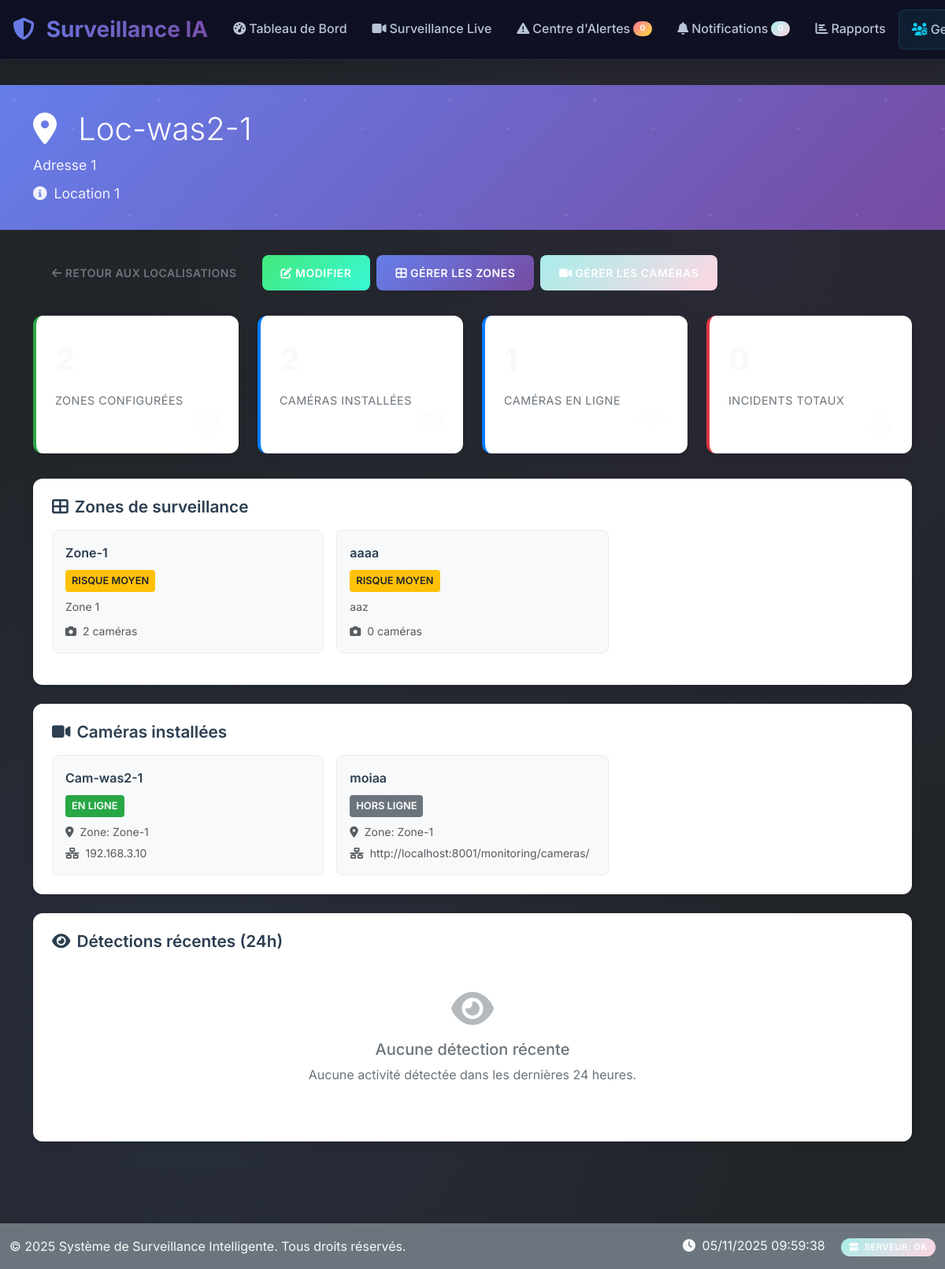
The app's page /monitoring/locations/13/ (signed in) with its own data.
### monitoring/models.py (models this page shows, shortened)
class Location(models.Model):
    company = models.ForeignKey('companies.Company', on_delete=models.CASCADE, related_name='locations', verbose_name="Entreprise", null=True, blank=True)
    subcompany = models.ForeignKey('companies.SubCompany', on_delete=models.CASCADE, related_name='locations', verbose_name="Sous-entreprise", null=True, blank=True)
    name = models.CharField(max_length=200, verbose_name="Nom du lieu")
    address = models.TextField(verbose_name="Adresse")
    description = models.TextField(blank=True, verbose_name="Description")
    created_at = models.DateTimeField(auto_now_add=True)
    is_active = models.BooleanField(default=True)
    class Meta:
        verbose_name = "Lieu"
        verbose_name_plural = "Lieux"

class Zone(models.Model):
    RISK_LEVELS = [
        ('high', 'Risque élevé'),
        ('medium', 'Risque moyen'),
        ('low', 'Risque faible'),
    ]
    location = models.ForeignKey(Location, on_delete=models.CASCADE, related_name='zones')
    name = models.CharField(max_length=100, verbose_name="Nom de la zone")
    risk_level = models.CharField(max_length=10, choices=RISK_LEVELS, default='medium')
    coordinates = models.JSONField(help_text="Coordonnées de la zone [x1,y1,x2,y2]")
    description = models.TextField(blank=True)
    is_active = models.BooleanField(default=True)
    class Meta:
        verbose_name = "Zone"
        verbose_name_plural = "Zones"

class Camera(models.Model):
    STATUS_CHOICES = [
        ('online', 'En ligne'),
        ('offline', 'Hors ligne'),
        ('maintenance', 'Maintenance'),
        ('error', 'Erreur'),
    ]
    location = models.ForeignKey(Location, on_delete=models.CASCADE, related_name='cameras')
    zone = models.ForeignKey(Zone, on_delete=models.CASCADE, related_name='cameras')
    name = models.CharField(max_length=100, verbose_name="Nom de la caméra")
    ip_address = models.CharField(max_length=255, verbose_name="Adresse IP ou URL", help_text="Adresse IP (ex: 192.168.1.100) ou URL complète")
    port = models.PositiveIntegerField(default=554)
    username = models.CharField(max_length=100, blank=True)
    password = models.CharField(max_length=100, blank=True)
    stream_url = models.URLField(help_text="URL de streaming RTSP/HTTP")
    status = models.CharField(max_length=20, choices=STATUS_CHOICES, default='offline')
    resolution = models.CharField(max_length=20, default='1920x1080')
    fps = models.PositiveIntegerField(default=30)
    last_seen = models.DateTimeField(null=True, blank=True)
    is_ai_enabled = models.BooleanField(default=True, verbose_name="IA activée")
    created_at = models.DateTimeField(auto_now_add=True)
    class Meta:
        verbose_name = "Caméra"
        verbose_name_plural = "Caméras"

### monitoring/views.py (the view)
# urls.py: path('locations/<int:location_id>/', views.location_detail, name='location_detail'),
@login_required
def location_detail(request, location_id):
    location_filter = {}
    if hasattr(request, 'current_company') and request.current_company:
        location_filter['company'] = request.current_company
    location = get_object_or_404(Location, id=location_id, **location_filter)
    zones = location.zones.filter(is_active=True)
    cameras = Camera.objects.filter(location=location)
    incidents = location.incidents.all()
    now = timezone.now()
    recent_detections = DetectionEvent.objects.filter(
        camera__location=location,
        detected_at__gte=now - timedelta(hours=24)
    ).order_by('-detected_at')[:10]
    context = {
        'location': location,
        'zones': zones,
        'cameras': cameras,
        'incidents': incidents,
        'recent_detections': recent_detections,
        'stats': {
            'total_zones': zones.count(),
            'total_cameras': cameras.count(),
            'online_cameras': cameras.filter(status='online').count(),
            'total_incidents': incidents.count(),
            'recent_detections': recent_detections.count(),
        }
    }
    return render(request, 'monitoring/location_detail.html', context)

### companies/models.py (called while the page is built)
    @property
    def is_owner(self):
        return self.role == 'owner'

    @property
    def is_manager(self):
        return self.role == 'manager'

    def get_accessible_subcompanies(self):
        if self.is_owner:
            return SubCompany.objects.filter(is_active=True)
        elif self.is_manager:
            assigned_subcompanies = self.subcompanies.filter(is_active=True)
            if assigned_subcompanies.exists():
                return assigned_subcompanies
            else:
                return self.company.subcompanies.filter(is_active=True)
        else:
            return self.subcompanies.filter(is_active=True)

### templates/monitoring/location_detail.html (shortened to what this page needs)
{% extends 'base.html' %}
{% load static %}
{% block content %}
<div class="location-header">
    <div class="container">
        <h1>
            <i class="fas fa-map-marker-alt me-3"></i>
            {{ location.name }}
        </h1>
        <p>{{ location.address }}</p>
        {% if location.description %}
            <p><i class="fas fa-info-circle me-1"></i> {{ location.description }}</p>
        {% endif %}
    </div>
</div>
<div class="container">
    <div class="btn-group-actions">
        <a href="{% url 'monitoring:locations' %}" class="btn btn-outline-secondary">
            <i class="fas fa-arrow-left"></i> Retour aux localisations
        </a>
        <button onclick="editLocation({{ location.id }})" class="btn btn-warning">
            <i class="fas fa-edit"></i> Modifier
        </button>
        <a href="{% url 'monitoring:zones' %}?location={{ location.id }}" class="btn btn-primary">
            <i class="fas fa-th-large"></i> Gérer les zones
        </a>
        <a href="{% url 'monitoring:cameras' %}?location={{ location.id }}" class="btn btn-info">
            <i class="fas fa-video"></i> Gérer les caméras
        </a>
    </div>
    <div class="stats-grid">
        <div class="stat-card zones">
            <div class="stat-number">{{ stats.total_zones }}</div>
            <div class="stat-label">Zones configurées</div>
            <i class="fas fa-th-large stat-icon"></i>
        </div>
        <div class="stat-card cameras">
            <div class="stat-number">{{ stats.total_cameras }}</div>
            <div class="stat-label">Caméras installées</div>
            <i class="fas fa-video stat-icon"></i>
        </div>
        <div class="stat-card cameras">
            <div class="stat-number">{{ stats.online_cameras }}</div>
            <div class="stat-label">Caméras en ligne</div>
            <i class="fas fa-wifi stat-icon"></i>
        </div>
        <div class="stat-card incidents">
            <div class="stat-number">{{ stats.total_incidents }}</div>
            <div class="stat-label">Incidents totaux</div>
            <i class="fas fa-exclamation-triangle stat-icon"></i>
        </div>
    </div>
    <div class="content-section">
        <h3 class="section-title">
            <i class="fas fa-th-large"></i>
            Zones de surveillance
        </h3>
        {% if zones %}
            <div class="zone-grid">
                {% for zone in zones %}
                    <div class="zone-item">
                        <div class="zone-name">{{ zone.name }}</div>
                        <div class="mb-2">
                            <span class="zone-risk risk-{{ zone.risk_level }}">
                                {{ zone.get_risk_level_display }}
                            </span>
                        </div>
                        {% if zone.description %}
                            <p class="small text-muted mb-2">{{ zone.description|truncatechars:80 }}</p>
                        {% endif %}
                        <div class="small text-muted">
                            <i class="fas fa-camera me-1"></i>
                            {{ zone.cameras.count }} caméra{{ zone.cameras.count|pluralize }}
                        </div>
                    </div>
                {% endfor %}
            </div>
        {% endif %}
    </div>
    <div class="content-section">
        <h3 class="section-title">
            <i class="fas fa-video"></i>
            Caméras installées
        </h3>
        {% if cameras %}
            <div class="camera-grid">
                {% for camera in cameras %}
                    <div class="camera-item">
                        <div class="camera-name">{{ camera.name }}</div>
                        <div class="mb-2">
                            <span class="camera-status status-{{ camera.status }}">
                                {{ camera.get_status_display }}
                            </span>
                        </div>
                        <div class="small text-muted mb-1">
                            <i class="fas fa-map-marker-alt me-1"></i>
                            Zone: {{ camera.zone.name }}
                        </div>
                        <div class="small text-muted">
                            <i class="fas fa-network-wired me-1"></i>
                            {{ camera.ip_address }}
                        </div>
                    </div>
                {% endfor %}
            </div>
        {% endif %}
    </div>
    <div class="content-section">
        <h3 class="section-title">
            <i class="fas fa-eye"></i>
            Détections récentes (24h)
        </h3>
        {% if recent_detections %}
            <div class="detection-list">
                {% for detection in recent_detections %}
                    <div class="detection-item">
                        <div class="detection-icon" style="background:
                            {% if detection.severity == 'critical' %}#dc3545
                            {% elif detection.severity == 'high' %}#fd7e14
                            {% elif detection.severity == 'medium' %}#ffc107
                            {% else %}#28a745{% endif %};">
                            <i class="fas fa-exclamation-triangle"></i>
                        </div>
                        <div class="detection-info">
                            <div class="detection-type">{{ detection.get_event_type_display }}</div>
                            <div class="detection-time">
                                {{ detection.detected_at|timesince }} -
                                {{ detection.camera.name }} ({{ detection.zone.name }})
                            </div>
                        </div>
                        <div class="text-end">
                            <small class="text-muted">{{ detection.confidence|floatformat:0 }}%</small>
                        </div>
                    </div>
                {% endfor %}
            </div>
        {% else %}
            <div class="empty-state">
                <i class="fas fa-eye"></i>
                <h5>Aucune détection récente</h5>
                <p>Aucune activité détectée dans les dernières 24 heures.</p>
            </div>
        {% endif %}
    </div>
</div>
{% endblock %}

### static/css/surveillance.css (style rules this page uses)
:root { --primary-gradient: linear-gradient(135deg, #667eea 0%, #764ba2 100%); --secondary-gradient: linear-gradient(135deg, #f093fb 0%, #f5576c 100%); --success-gradient: linear-gradient(135deg, #4facfe 0%, #00f2fe 100%); --warning-gradient: linear-gradient(135deg, #43e97b 0%, #38f9d7 100%); --danger-gradient: linear-gradient(135deg, #fa709a 0%, #fee140 100%); --info-gradient: linear-gradient(135deg, #a8edea 0%, #fed6e3 100%); --primary-color: #667eea; --secondary-color: #764ba2; --accent-color: #f093fb; --dark-bg: #0f0f23; --card-bg: rgba(255, 255, 255, 0.05); --glass-bg: rgba(255, 255, 255, 0.1); --nav-bg: rgba(15, 15, 35, 0.95); --text-primary: #ffffff; --text-secondary: #b8c5d6; --text-muted: #8892b0; --shadow-sm: 0 2px 8px rgba(0, 0, 0, 0.1); --shadow-md: 0 8px 32px rgba(0, 0, 0, 0.2); --shadow-lg: 0 16px 64px rgba(0, 0, 0, 0.3); --shadow-glow: 0 0 20px rgba(102, 126, 234, 0.3); --border-radius: 16px; --border-radius-sm: 8px; --border-radius-lg: 24px; --transition-fast: all 0.2s cubic-bezier(0.4, 0, 0.2, 1); --transition-smooth: all 0.3s cubic-bezier(0.4, 0, 0.2, 1); --transition-slow: all 0.5s cubic-bezier(0.4, 0, 0.2, 1); }
* { box-sizing: border-box; }
body { font-family: 'Inter', 'SF Pro Display', -apple-system, BlinkMacSystemFont, sans-serif; background: var(--dark-bg); background-image: radial-gradient(circle at 20% 80%, rgba(102, 126, 234, 0.1) 0%, transparent 50%), radial-gradient(circle at 80% 20%, rgba(118, 75, 162, 0.1) 0%, transparent 50%); color: var(--text-primary); line-height: 1.6; font-weight: 400; overflow-x: hidden; padding-top: 76px; }
.btn { font-weight: 600; border-radius: var(--border-radius-sm); padding: 0.75rem 1.5rem; border: none; transition: var(--transition-smooth); position: relative; overflow: hidden; text-transform: uppercase; letter-spacing: 0.5px; font-size: 0.875rem; }
.btn::before { content: ''; position: absolute; top: 0; left: -100%; width: 100%; height: 100%; background: linear-gradient(90deg, transparent, rgba(255, 255, 255, 0.2), transparent); transition: var(--transition-smooth); }
.btn-primary { background: var(--primary-gradient); color: white; box-shadow: var(--shadow-sm); }
.btn-warning { background: var(--warning-gradient); color: white; }
.btn-info { background: var(--info-gradient); color: white; }
.zone-item { background: var(--card-bg); backdrop-filter: blur(20px); border: 1px solid rgba(255, 255, 255, 0.1); border-radius: var(--border-radius); padding: 1.5rem; margin-bottom: 1rem; transition: var(--transition-smooth); cursor: pointer; position: relative; overflow: hidden; }
.zone-item::before { content: ''; position: absolute; top: 0; left: -100%; width: 100%; height: 100%; background: linear-gradient(90deg, transparent, rgba(102, 126, 234, 0.1), transparent); transition: var(--transition-slow); }
.status-online { color: #4facfe; }
.status-offline { color: #fa709a; }

### records on screen
Location: name "Loc-was2-1", address "Adresse 1", description "Location 1"
Zone: name "Zone-1", risk_level "RISQUE MOYEN", description "Zone 1", cameras.count "2"
Zone: name "aaaa", risk_level "RISQUE MOYEN", description "aaz", cameras.count "0"
Camera: name "Cam-was2-1", status "EN LIGNE", zone.name "Zone-1", ip_address "192.168.3.10"
Camera: name "moiaa", status "HORS LIGNE", zone.name "Zone-1", ip_address "http://localhost:8001/monitoring/cameras/"
